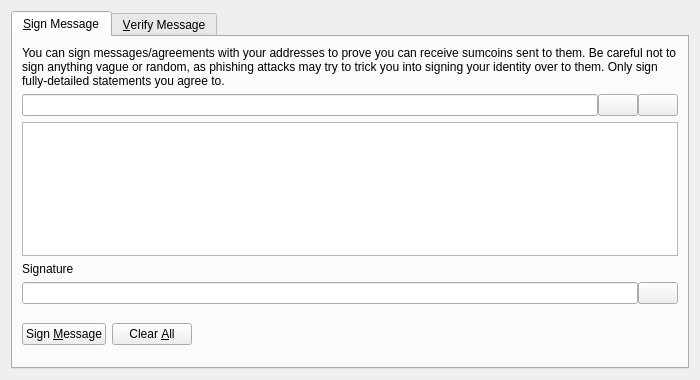
<?xml version="1.0" encoding="UTF-8"?>
<ui version="4.0">
 <class>SignVerifyMessageDialog</class>
 <widget class="QDialog" name="SignVerifyMessageDialog">
  <property name="geometry">
   <rect>
    <x>0</x>
    <y>0</y>
    <width>700</width>
    <height>380</height>
   </rect>
  </property>
  <property name="windowTitle">
   <string>Signatures - Sign / Verify a Message</string>
  </property>
  <property name="modal">
   <bool>true</bool>
  </property>
  <layout class="QVBoxLayout" name="verticalLayout">
   <item>
    <widget class="QTabWidget" name="tabWidget">
     <property name="currentIndex">
      <number>0</number>
     </property>
     <widget class="QWidget" name="tabSignMessage">
      <attribute name="title">
       <string>&amp;Sign Message</string>
      </attribute>
      <layout class="QVBoxLayout" name="verticalLayout_SM">
       <item>
        <widget class="QLabel" name="infoLabel_SM">
         <property name="text">
          <string>You can sign messages/agreements with your addresses to prove you can receive sumcoins sent to them. Be careful not to sign anything vague or random, as phishing attacks may try to trick you into signing your identity over to them. Only sign fully-detailed statements you agree to.</string>
         </property>
         <property name="textFormat">
          <enum>Qt::PlainText</enum>
         </property>
         <property name="wordWrap">
          <bool>true</bool>
         </property>
        </widget>
       </item>
       <item>
        <layout class="QHBoxLayout" name="horizontalLayout_1_SM">
         <property name="spacing">
          <number>0</number>
         </property>
         <item>
          <widget class="QValidatedLineEdit" name="addressIn_SM">
           <property name="toolTip">
            <string>The Sumcoin address to sign the message with</string>
           </property>
          </widget>
         </item>
         <item>
          <widget class="QPushButton" name="addressBookButton_SM">
           <property name="toolTip">
            <string>Choose previously used address</string>
           </property>
           <property name="text">
            <string/>
           </property>
           <property name="icon">
            <iconset resource="../bitcoin.qrc">
             <normaloff>:/icons/address-book</normaloff>:/icons/address-book</iconset>
           </property>
           <property name="shortcut">
            <string>Alt+A</string>
           </property>
           <property name="autoDefault">
            <bool>false</bool>
           </property>
          </widget>
         </item>
         <item>
          <widget class="QPushButton" name="pasteButton_SM">
           <property name="toolTip">
            <string>Paste address from clipboard</string>
           </property>
           <property name="text">
            <string/>
           </property>
           <property name="icon">
            <iconset resource="../bitcoin.qrc">
             <normaloff>:/icons/editpaste</normaloff>:/icons/editpaste</iconset>
           </property>
           <property name="shortcut">
            <string>Alt+P</string>
           </property>
           <property name="autoDefault">
            <bool>false</bool>
           </property>
          </widget>
         </item>
        </layout>
       </item>
       <item>
        <widget class="QPlainTextEdit" name="messageIn_SM">
         <property name="toolTip">
          <string>Enter the message you want to sign here</string>
         </property>
        </widget>
       </item>
       <item>
        <widget class="QLabel" name="signatureLabel_SM">
         <property name="text">
          <string>Signature</string>
         </property>
         <property name="textFormat">
          <enum>Qt::PlainText</enum>
         </property>
        </widget>
       </item>
       <item>
        <layout class="QHBoxLayout" name="horizontalLayout_2_SM">
         <property name="spacing">
          <number>0</number>
         </property>
         <item>
          <widget class="QLineEdit" name="signatureOut_SM">
           <property name="font">
            <font>
             <italic>true</italic>
            </font>
           </property>
           <property name="readOnly">
            <bool>true</bool>
           </property>
          </widget>
         </item>
         <item>
          <widget class="QPushButton" name="copySignatureButton_SM">
           <property name="toolTip">
            <string>Copy the current signature to the system clipboard</string>
           </property>
           <property name="text">
            <string/>
           </property>
           <property name="icon">
            <iconset resource="../bitcoin.qrc">
             <normaloff>:/icons/editcopy</normaloff>:/icons/editcopy</iconset>
           </property>
           <property name="autoDefault">
            <bool>false</bool>
           </property>
          </widget>
         </item>
        </layout>
       </item>
       <item>
        <layout class="QHBoxLayout" name="horizontalLayout_3_SM">
         <item>
          <widget class="QPushButton" name="signMessageButton_SM">
           <property name="toolTip">
            <string>Sign the message to prove you own this Sumcoin address</string>
           </property>
           <property name="text">
            <string>Sign &amp;Message</string>
           </property>
           <property name="icon">
            <iconset resource="../bitcoin.qrc">
             <normaloff>:/icons/edit</normaloff>:/icons/edit</iconset>
           </property>
           <property name="autoDefault">
            <bool>false</bool>
           </property>
          </widget>
         </item>
         <item>
          <widget class="QPushButton" name="clearButton_SM">
           <property name="toolTip">
            <string>Reset all sign message fields</string>
           </property>
           <property name="text">
            <string>Clear &amp;All</string>
           </property>
           <property name="icon">
            <iconset resource="../bitcoin.qrc">
             <normaloff>:/icons/remove</normaloff>:/icons/remove</iconset>
           </property>
           <property name="autoDefault">
            <bool>false</bool>
           </property>
          </widget>
         </item>
         <item>
          <spacer name="horizontalSpacer_1_SM">
           <property name="orientation">
            <enum>Qt::Horizontal</enum>
           </property>
           <property name="sizeHint" stdset="0">
            <size>
             <width>40</width>
             <height>48</height>
            </size>
           </property>
          </spacer>
         </item>
         <item>
          <widget class="QLabel" name="statusLabel_SM">
           <property name="font">
            <font>
             <weight>75</weight>
             <bold>true</bold>
            </font>
           </property>
           <property name="text">
            <string/>
           </property>
           <property name="wordWrap">
            <bool>true</bool>
           </property>
          </widget>
         </item>
         <item>
          <spacer name="horizontalSpacer_2_SM">
           <property name="orientation">
            <enum>Qt::Horizontal</enum>
           </property>
           <property name="sizeHint" stdset="0">
            <size>
             <width>40</width>
             <height>48</height>
            </size>
           </property>
          </spacer>
         </item>
        </layout>
       </item>
      </layout>
     </widget>
     <widget class="QWidget" name="tabVerifyMessage">
      <attribute name="title">
       <string>&amp;Verify Message</string>
      </attribute>
      <layout class="QVBoxLayout" name="verticalLayout_VM">
       <item>
        <widget class="QLabel" name="infoLabel_VM">
         <property name="text">
          <string>Enter the receiver's address, message (ensure you copy line breaks, spaces, tabs, etc. exactly) and signature below to verify the message. Be careful not to read more into the signature than what is in the signed message itself, to avoid being tricked by a man-in-the-middle attack. Note that this only proves the signing party receives with the address, it cannot prove sendership of any transaction!</string>
         </property>
         <property name="textFormat">
          <enum>Qt::PlainText</enum>
         </property>
         <property name="alignment">
          <set>Qt::AlignLeading|Qt::AlignLeft|Qt::AlignTop</set>
         </property>
         <property name="wordWrap">
          <bool>true</bool>
         </property>
        </widget>
       </item>
       <item>
        <layout class="QHBoxLayout" name="horizontalLayout_1_VM">
         <property name="spacing">
          <number>0</number>
         </property>
         <item>
          <widget class="QValidatedLineEdit" name="addressIn_VM">
           <property name="toolTip">
            <string>The Sumcoin address the message was signed with</string>
           </property>
          </widget>
         </item>
         <item>
          <widget class="QPushButton" name="addressBookButton_VM">
           <property name="toolTip">
            <string>Choose previously used address</string>
           </property>
           <property name="text">
            <string/>
           </property>
           <property name="icon">
            <iconset resource="../bitcoin.qrc">
             <normaloff>:/icons/address-book</normaloff>:/icons/address-book</iconset>
           </property>
           <property name="shortcut">
            <string>Alt+A</string>
           </property>
           <property name="autoDefault">
            <bool>false</bool>
           </property>
          </widget>
         </item>
        </layout>
       </item>
       <item>
        <widget class="QPlainTextEdit" name="messageIn_VM"/>
       </item>
       <item>
        <widget class="QValidatedLineEdit" name="signatureIn_VM"/>
       </item>
       <item>
        <layout class="QHBoxLayout" name="horizontalLayout_2_VM">
         <item>
          <widget class="QPushButton" name="verifyMessageButton_VM">
           <property name="toolTip">
            <string>Verify the message to ensure it was signed with the specified Sumcoin address</string>
           </property>
           <property name="text">
            <string>Verify &amp;Message</string>
           </property>
           <property name="icon">
            <iconset resource="../bitcoin.qrc">
             <normaloff>:/icons/transaction_0</normaloff>:/icons/transaction_0</iconset>
           </property>
           <property name="autoDefault">
            <bool>false</bool>
           </property>
          </widget>
         </item>
         <item>
          <widget class="QPushButton" name="clearButton_VM">
           <property name="toolTip">
            <string>Reset all verify message fields</string>
           </property>
           <property name="text">
            <string>Clear &amp;All</string>
           </property>
           <property name="icon">
            <iconset resource="../bitcoin.qrc">
             <normaloff>:/icons/remove</normaloff>:/icons/remove</iconset>
           </property>
           <property name="autoDefault">
            <bool>false</bool>
           </property>
          </widget>
         </item>
         <item>
          <spacer name="horizontalSpacer_1_VM">
           <property name="orientation">
            <enum>Qt::Horizontal</enum>
           </property>
           <property name="sizeHint" stdset="0">
            <size>
             <width>40</width>
             <height>48</height>
            </size>
           </property>
          </spacer>
         </item>
         <item>
          <widget class="QLabel" name="statusLabel_VM">
           <property name="font">
            <font>
             <weight>75</weight>
             <bold>true</bold>
            </font>
           </property>
           <property name="text">
            <string/>
           </property>
           <property name="wordWrap">
            <bool>true</bool>
           </property>
          </widget>
         </item>
         <item>
          <spacer name="horizontalSpacer_2_VM">
           <property name="orientation">
            <enum>Qt::Horizontal</enum>
           </property>
           <property name="sizeHint" stdset="0">
            <size>
             <width>40</width>
             <height>48</height>
            </size>
           </property>
          </spacer>
         </item>
        </layout>
       </item>
      </layout>
     </widget>
    </widget>
   </item>
  </layout>
 </widget>
 <customwidgets>
  <customwidget>
   <class>QValidatedLineEdit</class>
   <extends>QLineEdit</extends>
   <header>qvalidatedlineedit.h</header>
  </customwidget>
 </customwidgets>
 <resources>
  <include location="../bitcoin.qrc"/>
 </resources>
 <connections/>
</ui>
